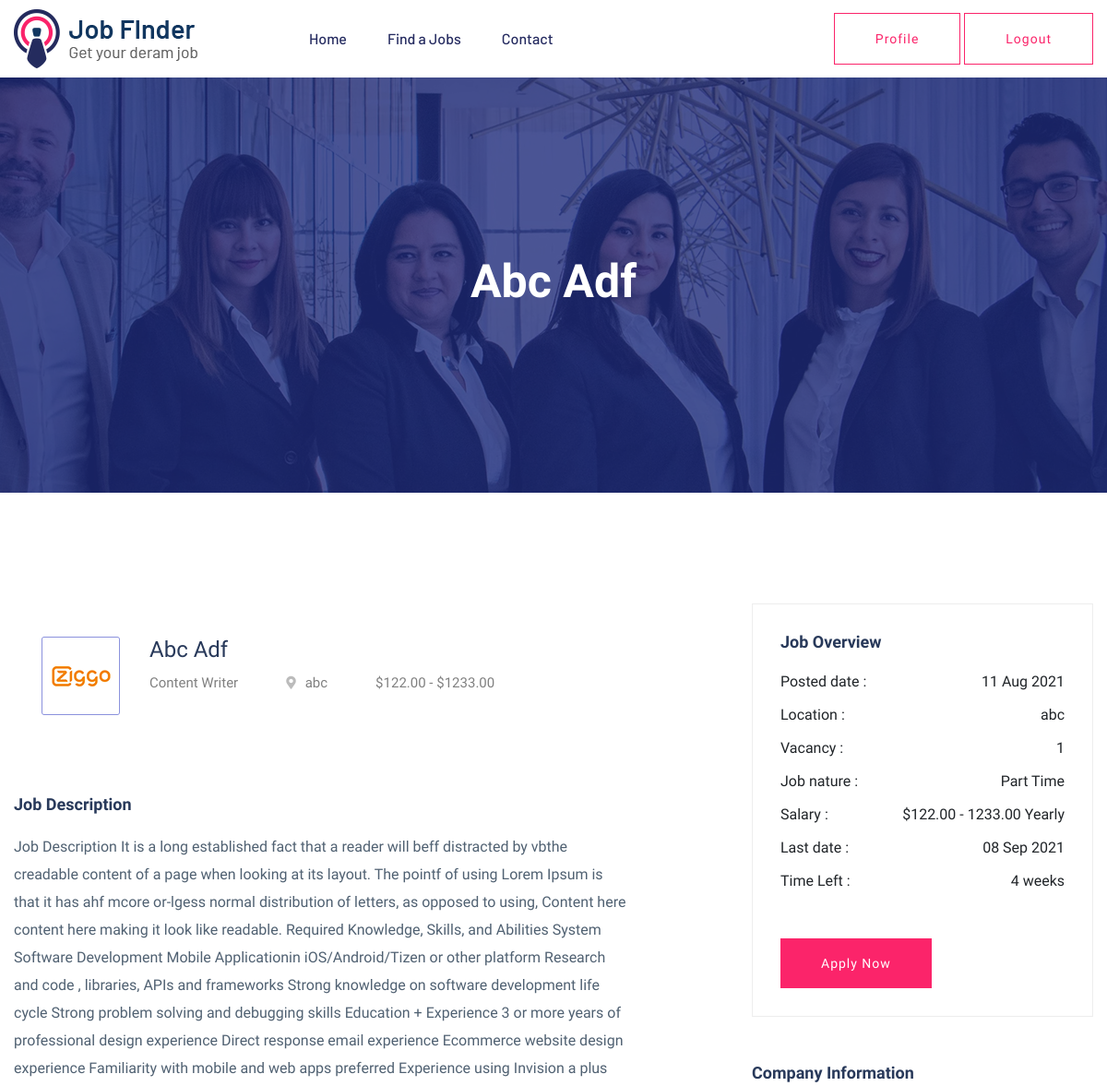
The app's page /post/detail/abc-adf/ (signed in, upper part), older data.
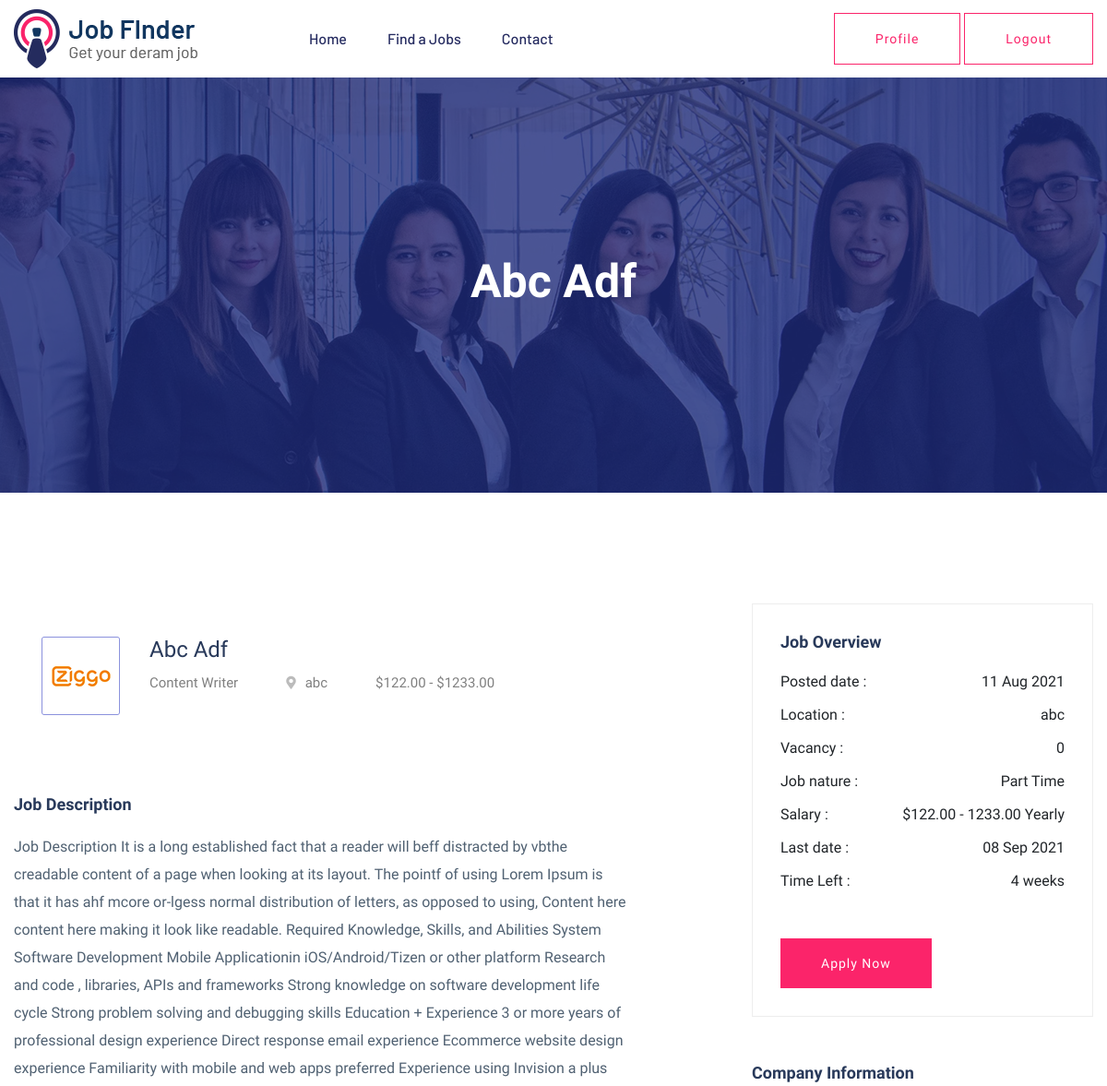
The same page, newer data.
### job/models.py (models this page shows, shortened)
class Job(models.Model):
    job_name = models.CharField(max_length=200)
    slug = models.SlugField(unique=True)
    description = models.TextField()
    image = models.ImageField(upload_to='job', null=True, blank=True)
    category = models.ForeignKey(Category, on_delete=models.CASCADE, related_name='jobs')
    company = models.ForeignKey(Company, on_delete=models.CASCADE, related_name='jobs')
    location = models.CharField(max_length=200)
    vacancy = models.IntegerField(default=1)
    job_time = models.CharField(choices=JOB_TIME, max_length=10)
    salary_type = models.CharField(choices=SALARY_TYPE, max_length=10)
    max_salary = models.DecimalField(decimal_places=2, max_digits=6)
    min_salary = models.DecimalField(decimal_places=2, max_digits=6)
    last_date = models.DateField(default=timezone.now())
    posted_date = models.DateField(auto_now_add=True)
    class Meta:
        ordering = ['-posted_date']

class Category(models.Model):
    category_name = models.CharField(max_length=200, unique=True)
    slug = models.SlugField(unique=True)
    logo = models.CharField(max_length=50, default='tour')
    created_at = models.DateField(auto_now_add=True)

### job/decorators.py (the view)
    def inner(*args, **kwargs):
        request = args[0]
        if request.user.is_authenticated:
            if request.user.profile.is_company:
                return redirect('job:home')
        return func(*args, **kwargs)

### job/views.py (called while the page is built)
@login_required
@allow_user
def post_detail(request, slug):
    job = Job.objects.filter(slug=slug).first()
    applications = Application.objects.filter(job=job, profile=request.user.profile)
    applied = True if applications.exists() else False
    context = {
        'job': job,
        'applied': applied,
    }
    return render(request, 'job/job_details.html', context)

### job/templates/job/job_details.html (shortened to what this page needs)
{% extends 'base.html' %}
{% load static %}
{% block content %}
    <main>
        <div class="slider-area ">
        <div class="single-slider section-overly slider-height2 d-flex align-items-center" data-background="{% static 'img/hero/about.jpg'%}">
            <div class="container">
                <div class="row">
                    <div class="col-xl-12">
                        <div class="hero-cap text-center">
                            <h2>{{ job.job_name|title }}</h2>
                        </div>
                    </div>
                </div>
            </div>
        </div>
        </div>
        <div class="job-post-company pt-120 pb-120">
            <div class="container">
                <div class="row justify-content-between">
                    <div class="col-xl-7 col-lg-8">
                        <div class="single-job-items mb-50">
                            <div class="job-items">
                                <div class="company-img">
                                    <a href="{% url 'job:post-detail' job.slug %}"><img src="{% static 'img/icon/job-list1.png'%}" alt=""></a>
                                </div>
                                <div class="job-tittle job-tittle2">
                                    <a href="{% url 'job:post-detail' job.slug %}">
                                        <h4>{{ job.job_name|title }}</h4>
                                    </a>
                                    <ul>
                                        <li>{{ job.category.category_name|title }}</li>
                                        <li><i class="fas fa-map-marker-alt"></i>{{ job.location }}</li>
                                        <li>${{ job.min_salary}} - ${{ job.max_salary }}</li>
                                    </ul>
                                </div>
                            </div>
                        </div>
                        <div class="job-post-details">
                            <div class="post-details1 mb-50">
                                <div class="small-section-tittle">
                                    <h4>Job Description</h4>
                                </div>
                                <p>
                                    {{ job.description }}
                                </p>
                            </div>
                        </div>
                    </div>
                    <div class="col-xl-4 col-lg-4">
                        <div class="post-details3  mb-50">
                           <div class="small-section-tittle">
                               <h4>Job Overview</h4>
                           </div>
                          <ul>
                              <li>Posted date : <span>{{ job.posted_date|date:'d M Y'}}</span></li>
                              <li>Location : <span>{{ job.location }}</span></li>
                              <li>Vacancy : <span>{{ job.vacancy }}</span></li>
                              <li>Job nature : <span>{{ job.job_time }}</span></li>
                              <li>Salary :  <span>${{ job.min_salary }} - {{ job.max_salary }} {{ job.salary_type|title }}</span></li>
                              <li>Last date : <span>{{ job.last_date|date:'d M Y'}}</span></li>
                              <li>Time Left : <span>{{ job.posted_date|timesince:job.last_date }}</span></li>
                          </ul>
                         <div class="apply-btn2">
                            <a href="#" class="btn">Apply Now</a>
                         </div>
                       </div>
                        <div class="post-details4  mb-50">
                           <div class="small-section-tittle">
                               <h4>Company Information</h4>
                           </div>
                       </div>
                    </div>
                </div>
            </div>
        </div>
    </main>
{% endblock content %}

Row changes from the older to the newer data that the page shows:
changed Job "Abc Adf": vacancy "1" → "0"
